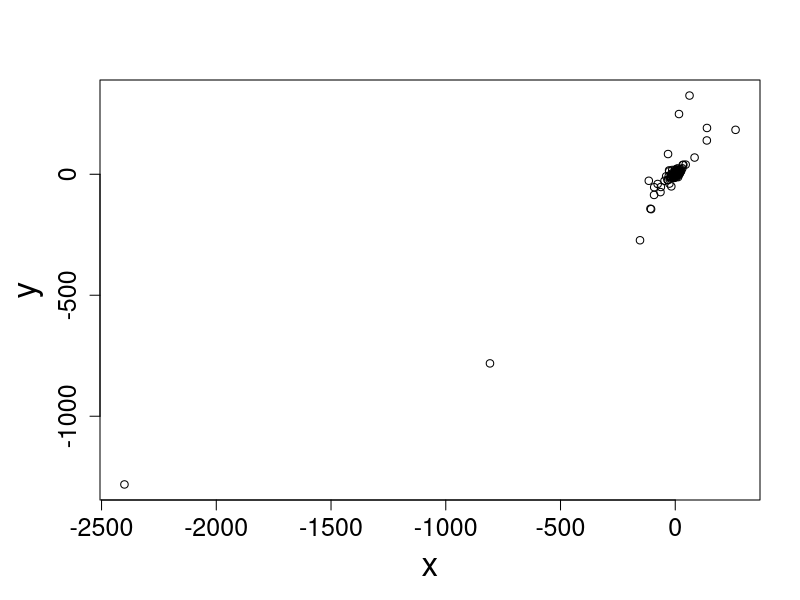
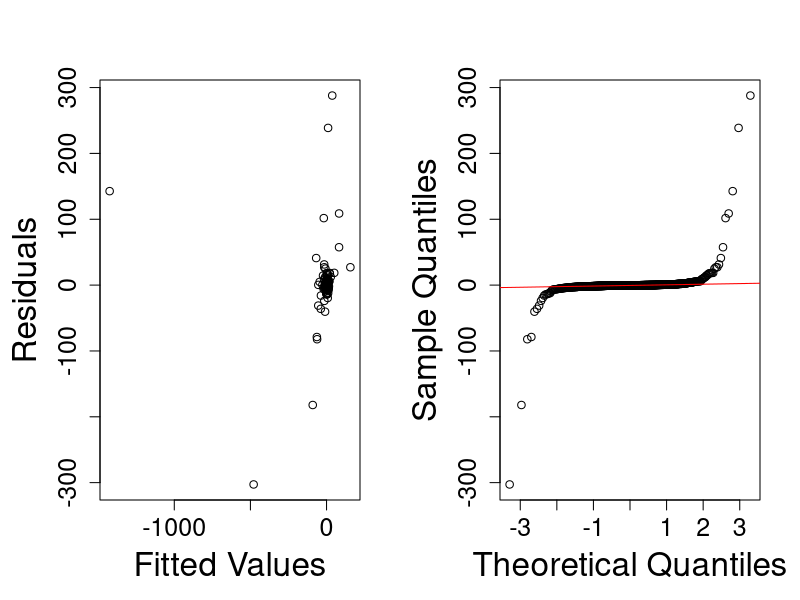

Write R code to recreate these figures, in order.
## Problem 1
require(mvtnorm)
n <- 1000
mu <- 0
Sig <- matrix(c(1, 0.8, 0.8, 1), ncol = 2)
nu <- 1
set.seed(12345)
xy <- rmvt(n, sigma=Sig, df=nu)
par(mar=c(5,5,4,2))
plot(xy, xlab = "x", ylab = "y", cex.axis = 1.5, cex.lab = 2)

lm_fit <- lm(xy[, 2] ~ xy[, 1])
par(mfrow = c(1, 2))
plot(lm_fit$fitted.values, lm_fit$residuals, 
     xlab = "Fitted Values",
     ylab = "Residuals", 
     cex.axis = 1.5, cex.lab = 2)
qqnorm(lm_fit$residuals, cex.axis = 1.5, cex.lab = 2, main = "")
qqline(lm_fit$residuals, col = "red")
par(mfrow = c(1, 1))
